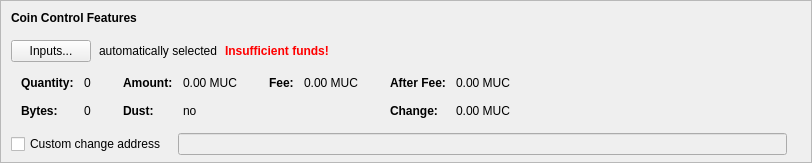
    <widget class="QFrame" name="frameCoinControl">
     <property name="sizePolicy">
      <sizepolicy hsizetype="Expanding" vsizetype="Expanding">
       <horstretch>0</horstretch>
       <verstretch>0</verstretch>
      </sizepolicy>
     </property>
     <property name="maximumSize">
      <size>
       <width>16777215</width>
       <height>16777215</height>
      </size>
     </property>
     <property name="frameShape">
      <enum>QFrame::StyledPanel</enum>
     </property>
     <property name="frameShadow">
      <enum>QFrame::Sunken</enum>
     </property>
     <layout class="QVBoxLayout" name="verticalLayoutCoinControl2">
      <property name="spacing">
       <number>0</number>
      </property>
      <property name="leftMargin">
       <number>0</number>
      </property>
      <property name="topMargin">
       <number>0</number>
      </property>
      <property name="rightMargin">
       <number>0</number>
      </property>
      <property name="bottomMargin">
       <number>6</number>
      </property>
      <item>
       <layout class="QVBoxLayout" name="verticalLayoutCoinControl" stretch="0,0,0,0,1">
        <property name="spacing">
         <number>0</number>
        </property>
        <property name="leftMargin">
         <number>10</number>
        </property>
        <property name="topMargin">
         <number>10</number>
        </property>
        <item>
         <layout class="QHBoxLayout" name="horizontalLayoutCoinControl1">
          <property name="bottomMargin">
           <number>15</number>
          </property>
          <item>
           <widget class="QLabel" name="labelCoinControlFeatures">
            <property name="sizePolicy">
             <sizepolicy hsizetype="Preferred" vsizetype="Maximum">
              <horstretch>0</horstretch>
              <verstretch>0</verstretch>
             </sizepolicy>
            </property>
            <property name="font">
             <font>
              <weight>75</weight>
              <bold>true</bold>
             </font>
            </property>
            <property name="styleSheet">
             <string notr="true">font-weight:bold;</string>
            </property>
            <property name="text">
             <string>Coin Control Features</string>
            </property>
           </widget>
          </item>
         </layout>
        </item>
        <item>
         <layout class="QHBoxLayout" name="horizontalLayoutCoinControl2" stretch="0,0,0,0">
          <property name="spacing">
           <number>8</number>
          </property>
          <property name="bottomMargin">
           <number>10</number>
          </property>
          <item>
           <widget class="QPushButton" name="pushButtonCoinControl">
            <property name="styleSheet">
             <string notr="true"/>
            </property>
            <property name="text">
             <string>Inputs...</string>
            </property>
            <property name="autoDefault">
             <bool>false</bool>
            </property>
           </widget>
          </item>
          <item>
           <widget class="QLabel" name="labelCoinControlAutomaticallySelected">
            <property name="text">
             <string>automatically selected</string>
            </property>
            <property name="margin">
             <number>5</number>
            </property>
           </widget>
          </item>
          <item>
           <widget class="QLabel" name="labelCoinControlInsuffFunds">
            <property name="font">
             <font>
              <weight>75</weight>
              <bold>true</bold>
             </font>
            </property>
            <property name="styleSheet">
             <string notr="true">color:red;font-weight:bold;</string>
            </property>
            <property name="text">
             <string>Insufficient funds!</string>
            </property>
            <property name="margin">
             <number>5</number>
            </property>
           </widget>
          </item>
          <item>
           <spacer name="horizontalSpacerCoinControl">
            <property name="orientation">
             <enum>Qt::Horizontal</enum>
            </property>
            <property name="sizeHint" stdset="0">
             <size>
              <width>40</width>
              <height>1</height>
             </size>
            </property>
           </spacer>
          </item>
         </layout>
        </item>
        <item>
         <widget class="QWidget" name="widgetCoinControl" native="true">
          <property name="sizePolicy">
           <sizepolicy hsizetype="Preferred" vsizetype="Preferred">
            <horstretch>0</horstretch>
            <verstretch>0</verstretch>
           </sizepolicy>
          </property>
          <property name="minimumSize">
           <size>
            <width>0</width>
            <height>0</height>
           </size>
          </property>
          <property name="styleSheet">
           <string notr="true"/>
          </property>
          <layout class="QHBoxLayout" name="horizontalLayoutCoinControl5">
           <property name="leftMargin">
            <number>0</number>
           </property>
           <property name="topMargin">
            <number>0</number>
           </property>
           <property name="rightMargin">
            <number>0</number>
           </property>
           <property name="bottomMargin">
            <number>0</number>
           </property>
           <item>
            <layout class="QHBoxLayout" name="horizontalLayoutCoinControl3" stretch="0,0,0,1">
             <property name="spacing">
              <number>20</number>
             </property>
             <property name="topMargin">
              <number>0</number>
             </property>
             <property name="bottomMargin">
              <number>10</number>
             </property>
             <item>
              <layout class="QFormLayout" name="formLayoutCoinControl1">
               <property name="horizontalSpacing">
                <number>10</number>
               </property>
               <property name="verticalSpacing">
                <number>14</number>
               </property>
               <property name="leftMargin">
                <number>10</number>
               </property>
               <property name="topMargin">
                <number>4</number>
               </property>
               <property name="rightMargin">
                <number>6</number>
               </property>
               <item row="0" column="0">
                <widget class="QLabel" name="labelCoinControlQuantityText">
                 <property name="font">
                  <font>
                   <weight>75</weight>
                   <bold>true</bold>
                  </font>
                 </property>
                 <property name="text">
                  <string>Quantity:</string>
                 </property>
                 <property name="margin">
                  <number>0</number>
                 </property>
                </widget>
               </item>
               <item row="0" column="1">
                <widget class="QLabel" name="labelCoinControlQuantity">
                 <property name="cursor">
                  <cursorShape>IBeamCursor</cursorShape>
                 </property>
                 <property name="contextMenuPolicy">
                  <enum>Qt::ActionsContextMenu</enum>
                 </property>
                 <property name="text">
                  <string notr="true">0</string>
                 </property>
                 <property name="margin">
                  <number>0</number>
                 </property>
                 <property name="textInteractionFlags">
                  <set>Qt::LinksAccessibleByMouse|Qt::TextSelectableByKeyboard|Qt::TextSelectableByMouse</set>
                 </property>
                </widget>
               </item>
               <item row="1" column="0">
                <widget class="QLabel" name="labelCoinControlBytesText">
                 <property name="font">
                  <font>
                   <weight>75</weight>
                   <bold>true</bold>
                  </font>
                 </property>
                 <property name="text">
                  <string>Bytes:</string>
                 </property>
                </widget>
               </item>
               <item row="1" column="1">
                <widget class="QLabel" name="labelCoinControlBytes">
                 <property name="cursor">
                  <cursorShape>IBeamCursor</cursorShape>
                 </property>
                 <property name="contextMenuPolicy">
                  <enum>Qt::ActionsContextMenu</enum>
                 </property>
                 <property name="text">
                  <string notr="true">0</string>
                 </property>
                 <property name="textInteractionFlags">
                  <set>Qt::LinksAccessibleByMouse|Qt::TextSelectableByKeyboard|Qt::TextSelectableByMouse</set>
                 </property>
                </widget>
               </item>
              </layout>
             </item>
             <item>
              <layout class="QFormLayout" name="formLayoutCoinControl2">
               <property name="horizontalSpacing">
                <number>10</number>
               </property>
               <property name="verticalSpacing">
                <number>14</number>
               </property>
               <property name="leftMargin">
                <number>6</number>
               </property>
               <property name="topMargin">
                <number>4</number>
               </property>
               <property name="rightMargin">
                <number>6</number>
               </property>
               <item row="0" column="0">
                <widget class="QLabel" name="labelCoinControlAmountText">
                 <property name="font">
                  <font>
                   <weight>75</weight>
                   <bold>true</bold>
                  </font>
                 </property>
                 <property name="text">
                  <string>Amount:</string>
                 </property>
                 <property name="margin">
                  <number>0</number>
                 </property>
                </widget>
               </item>
               <item row="0" column="1">
                <widget class="QLabel" name="labelCoinControlAmount">
                 <property name="cursor">
                  <cursorShape>IBeamCursor</cursorShape>
                 </property>
                 <property name="contextMenuPolicy">
                  <enum>Qt::ActionsContextMenu</enum>
                 </property>
                 <property name="text">
                  <string notr="true">0.00 MUC</string>
                 </property>
                 <property name="textInteractionFlags">
                  <set>Qt::LinksAccessibleByMouse|Qt::TextSelectableByKeyboard|Qt::TextSelectableByMouse</set>
                 </property>
                </widget>
               </item>
               <item row="1" column="0">
                <widget class="QLabel" name="labelCoinControlLowOutputText">
                 <property name="font">
                  <font>
                   <weight>75</weight>
                   <bold>true</bold>
                  </font>
                 </property>
                 <property name="text">
                  <string>Dust:</string>
                 </property>
                </widget>
               </item>
               <item row="1" column="1">
                <widget class="QLabel" name="labelCoinControlLowOutput">
                 <property name="cursor">
                  <cursorShape>IBeamCursor</cursorShape>
                 </property>
                 <property name="contextMenuPolicy">
                  <enum>Qt::ActionsContextMenu</enum>
                 </property>
                 <property name="text">
                  <string notr="true">no</string>
                 </property>
                 <property name="textInteractionFlags">
                  <set>Qt::LinksAccessibleByMouse|Qt::TextSelectableByKeyboard|Qt::TextSelectableByMouse</set>
                 </property>
                </widget>
               </item>
              </layout>
             </item>
             <item>
              <layout class="QFormLayout" name="formLayoutCoinControl3">
               <property name="horizontalSpacing">
                <number>10</number>
               </property>
               <property name="verticalSpacing">
                <number>14</number>
               </property>
               <property name="leftMargin">
                <number>6</number>
               </property>
               <property name="topMargin">
                <number>4</number>
               </property>
               <property name="rightMargin">
                <number>6</number>
               </property>
               <item row="0" column="0">
                <widget class="QLabel" name="labelCoinControlFeeText">
                 <property name="font">
                  <font>
                   <weight>75</weight>
                   <bold>true</bold>
                  </font>
                 </property>
                 <property name="text">
                  <string>Fee:</string>
                 </property>
                 <property name="margin">
                  <number>0</number>
                 </property>
                </widget>
               </item>
               <item row="0" column="1">
                <widget class="QLabel" name="labelCoinControlFee">
                 <property name="cursor">
                  <cursorShape>IBeamCursor</cursorShape>
                 </property>
                 <property name="contextMenuPolicy">
                  <enum>Qt::ActionsContextMenu</enum>
                 </property>
                 <property name="text">
                  <string notr="true">0.00 MUC</string>
                 </property>
                 <property name="textInteractionFlags">
                  <set>Qt::LinksAccessibleByMouse|Qt::TextSelectableByKeyboard|Qt::TextSelectableByMouse</set>
                 </property>
                </widget>
               </item>
              </layout>
             </item>
             <item>
              <layout class="QFormLayout" name="formLayoutCoinControl4">
               <property name="horizontalSpacing">
                <number>10</number>
               </property>
               <property name="verticalSpacing">
                <number>14</number>
               </property>
               <property name="leftMargin">
                <number>6</number>
               </property>
               <property name="topMargin">
                <number>4</number>
               </property>
               <property name="rightMargin">
                <number>6</number>
               </property>
               <item row="0" column="0">
                <widget class="QLabel" name="labelCoinControlAfterFeeText">
                 <property name="font">
                  <font>
                   <weight>75</weight>
                   <bold>true</bold>
                  </font>
                 </property>
                 <property name="text">
                  <string>After Fee:</string>
                 </property>
                 <property name="margin">
                  <number>0</number>
                 </property>
                </widget>
               </item>
               <item row="0" column="1">
                <widget class="QLabel" name="labelCoinControlAfterFee">
                 <property name="cursor">
                  <cursorShape>IBeamCursor</cursorShape>
                 </property>
                 <property name="contextMenuPolicy">
                  <enum>Qt::ActionsContextMenu</enum>
                 </property>
                 <property name="text">
                  <string notr="true">0.00 MUC</string>
                 </property>
                 <property name="textInteractionFlags">
                  <set>Qt::LinksAccessibleByMouse|Qt::TextSelectableByKeyboard|Qt::TextSelectableByMouse</set>
                 </property>
                </widget>
               </item>
               <item row="1" column="0">
                <widget class="QLabel" name="labelCoinControlChangeText">
                 <property name="font">
                  <font>
                   <weight>75</weight>
                   <bold>true</bold>
                  </font>
                 </property>
                 <property name="text">
                  <string>Change:</string>
                 </property>
                </widget>
               </item>
               <item row="1" column="1">
                <widget class="QLabel" name="labelCoinControlChange">
                 <property name="cursor">
                  <cursorShape>IBeamCursor</cursorShape>
                 </property>
                 <property name="contextMenuPolicy">
                  <enum>Qt::ActionsContextMenu</enum>
                 </property>
                 <property name="text">
                  <string notr="true">0.00 MUC</string>
                 </property>
                 <property name="textInteractionFlags">
                  <set>Qt::LinksAccessibleByMouse|Qt::TextSelectableByKeyboard|Qt::TextSelectableByMouse</set>
                 </property>
                </widget>
               </item>
              </layout>
             </item>
            </layout>
           </item>
          </layout>
         </widget>
        </item>
        <item>
         <layout class="QHBoxLayout" name="horizontalLayoutCoinControl4" stretch="0,0,0">
          <property name="spacing">
           <number>12</number>
          </property>
          <property name="sizeConstraint">
           <enum>QLayout::SetDefaultConstraint</enum>
          </property>
          <property name="topMargin">
           <number>5</number>
          </property>
          <property name="rightMargin">
           <number>5</number>
          </property>
          <item>
           <widget class="QCheckBox" name="checkBoxCoinControlChange">
            <property name="toolTip">
             <string>If this is activated, but the change address is empty or invalid, change will be sent to a newly generated address.</string>
            </property>
            <property name="text">
             <string>Custom change address</string>
            </property>
           </widget>
          </item>
          <item>
           <widget class="QValidatedLineEdit" name="lineEditCoinControlChange">
            <property name="enabled">
             <bool>false</bool>
            </property>
            <property name="sizePolicy">
             <sizepolicy hsizetype="Expanding" vsizetype="Fixed">
              <horstretch>0</horstretch>
              <verstretch>0</verstretch>
             </sizepolicy>
            </property>
           </widget>
          </item>
          <item>
           <widget class="QLabel" name="labelCoinControlChangeLabel">
            <property name="sizePolicy">
             <sizepolicy hsizetype="Preferred" vsizetype="Expanding">
              <horstretch>0</horstretch>
              <verstretch>0</verstretch>
             </sizepolicy>
            </property>
            <property name="minimumSize">
             <size>
              <width>0</width>
              <height>0</height>
             </size>
            </property>
            <property name="text">
             <string/>
            </property>
            <property name="margin">
             <number>3</number>
            </property>
           </widget>
          </item>
         </layout>
        </item>
        <item>
         <spacer name="verticalSpacerCoinControl">
          <property name="orientation">
           <enum>Qt::Vertical</enum>
          </property>
          <property name="sizeHint" stdset="0">
           <size>
            <width>800</width>
            <height>1</height>
           </size>
          </property>
         </spacer>
        </item>
       </layout>
      </item>
     </layout>
    </widget>
